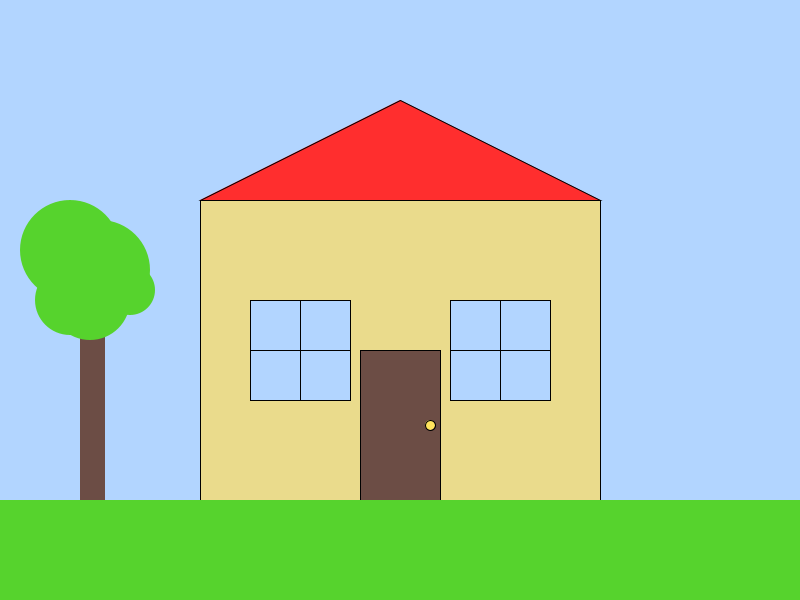
Frame 1 (no input)
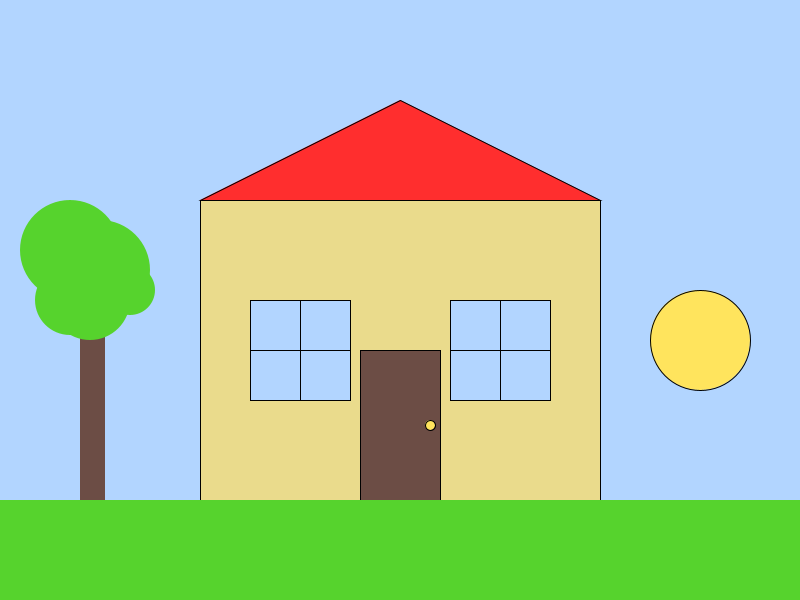
Frame 60 (the mouse pressed at the canvas centre just before this capture)
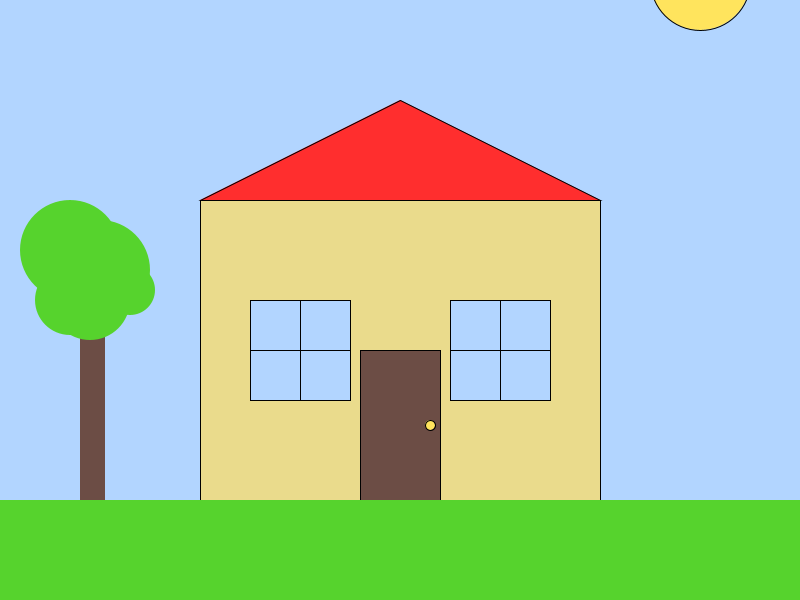
Frame 120 (the mouse held since frame 60 and released just before this capture)

The Processing sketch that drew these frames (run headless with seeded random() and noise(); from frame 60 on, the mouse is pressed at the canvas centre):

// Processing sketch: checkpoint
// ── checkpoint.pde
//colours
color beige = #EADB8C;
color red = #FF2E2E;
color blue = #B2D5FF;
color brown = #6C4D45;
color yellow = #FFE45D;
color green = #56D32D;
color darkBlue = #021239;
color white = #FFFFFF;
color black = #000000;
// animation variables
int bcolour;
int sunY, moonY;
boolean day;
float starsX, starsY;



void setup(){
  size(800, 600);
  
 //init animation
 
  bcolour = 1;
  sunY = 700;
  moonY = 700;
  day = true;


   

  
  
  
}

void draw(){
   //animation
     starsX = random(800);
  starsY = random(600);
    if (sunY > -100 && day == true ){
    sunY -= 6;
    if(sunY <= -100){
      day =! day;
      sunY = 700;
    }
      //if(sunY == -100){
      //  day =! day;
      //  sunY = 700;
      //}
  }
  
  if (moonY >-100 && day == false ){
    moonY -= 6;
    if(moonY <= -100){
      day =! day;
      moonY = 700;
    }
      //if (moonY == -100){
      //  moonY = 700;
      //}
  }
  
  if (day == true){
    bcolour = blue;
  }
  
  if (day == false){
    bcolour = darkBlue;
  }
  

  
    if (day == true){
  background(bcolour);
  }
  else{
    background(bcolour);
  
  }


    if(day == false){
    stars();
  }
  body();
  roof();
  window();
  door();
  sun();
  moon();
  ground();
  trunk();
  leaves();
  

  

  
  

}

void stars(){

  fill(white);
  circle(starsX, starsY, 5);
  
}

void body(){
  stroke(0);
  fill(beige);
  rect(200, 200, 400, 300);

}

void roof(){
  fill(red);
    triangle(200, 200, 400, 100, 600, 200);

}

void window(){
  fill(blue);
  square(250, 300, 100);
  square(450, 300, 100);
  stroke(0);
  line(300, 300, 300, 400);
  line(250, 350, 350, 350);
  line(500, 300, 500, 400);
  line(450, 350, 550, 350);
  
}


void door(){
  fill(brown);
  rect(360, 350, 80, 150);
  //KNOB
  fill(yellow);
  circle(430, 425, 10);
}



void sun(){
  fill(yellow);
  circle(700, sunY, 100);
}

void moon(){
  fill(white);
  circle(700, moonY, 100);
  fill(darkBlue);
  noStroke();
  circle(670, moonY, 100);
}

void ground(){
  fill(green);
  rect(0, 500, 800, 100);
}

void trunk(){
  fill(brown);
  rect(80, 300, 25, 200);
}

void leaves(){
  noStroke();
  fill(green);
  circle(70, 300, 70);
  circle(90, 300, 80);
  circle(100, 270, 100);
  circle(130, 290, 50);
  circle(70, 250, 100);

};
